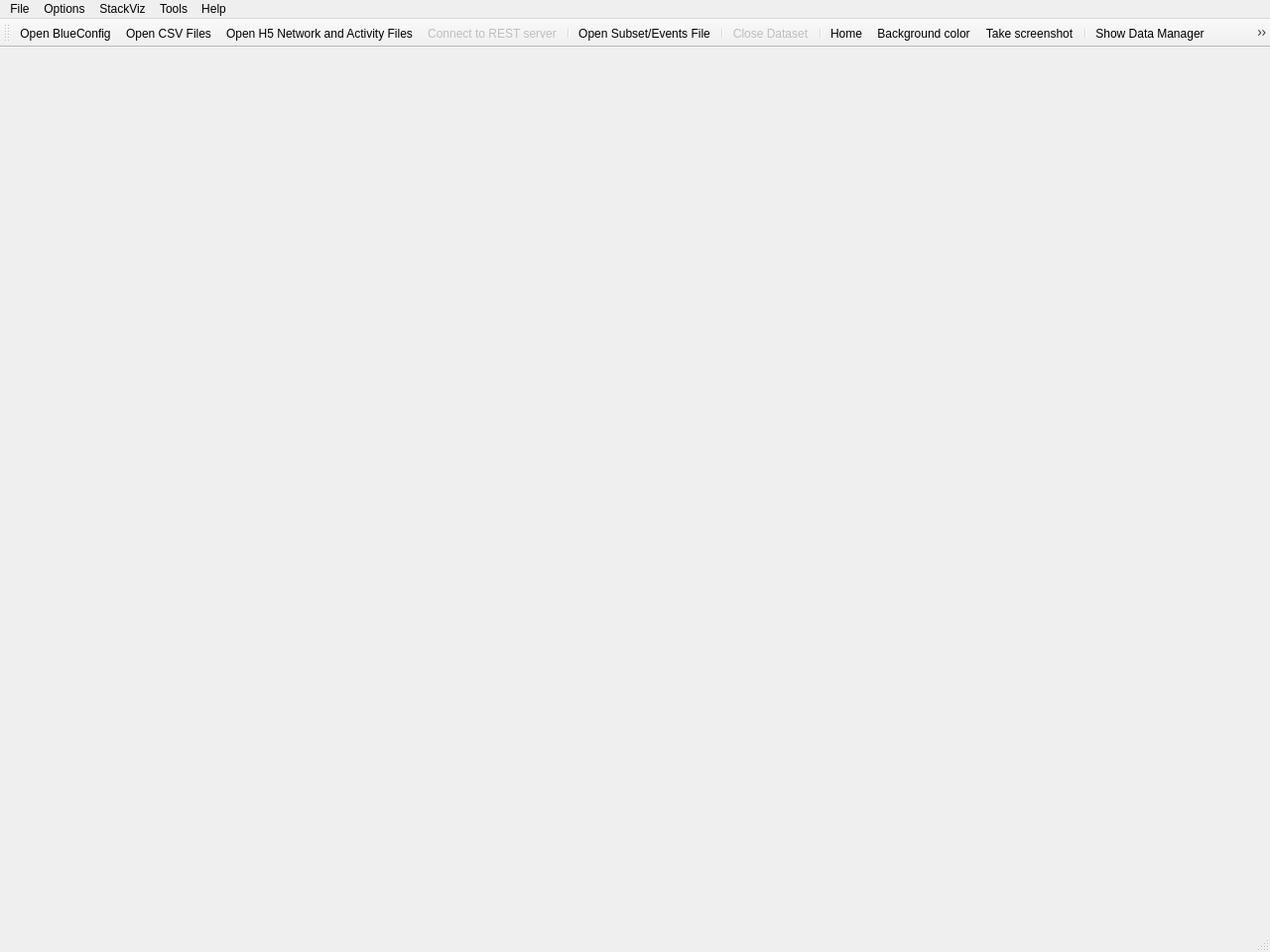
<?xml version="1.0" encoding="UTF-8"?>
<ui version="4.0">
 <class>MainWindow</class>
 <widget class="QMainWindow" name="MainWindow">
  <property name="geometry">
   <rect>
    <x>0</x>
    <y>0</y>
    <width>1280</width>
    <height>960</height>
   </rect>
  </property>
  <property name="windowTitle">
   <string>MainWindow</string>
  </property>
  <property name="windowIcon">
   <iconset resource="resources.qrc">
    <normaloff>:/visimpl.png</normaloff>:/visimpl.png</iconset>
  </property>
  <widget class="QWidget" name="centralwidget"/>
  <widget class="QMenuBar" name="menubar">
   <property name="geometry">
    <rect>
     <x>0</x>
     <y>0</y>
     <width>1280</width>
     <height>22</height>
    </rect>
   </property>
   <widget class="QMenu" name="menuFile">
    <property name="title">
     <string>File</string>
    </property>
    <addaction name="actionOpenBlueConfig"/>
    <addaction name="actionOpenCSVFiles"/>
    <addaction name="actionOpenH5Files"/>
    <addaction name="actionConnectREST"/>
    <addaction name="separator"/>
    <addaction name="actionOpenSubsetEventsFile"/>
    <addaction name="separator"/>
    <addaction name="actionLoad_camera_positions"/>
    <addaction name="actionSave_camera_positions"/>
    <addaction name="separator"/>
    <addaction name="actionCloseData"/>
    <addaction name="separator"/>
    <addaction name="actionQuit"/>
   </widget>
   <widget class="QMenu" name="menuHelp">
    <property name="title">
     <string>Help</string>
    </property>
    <addaction name="actionAbout"/>
   </widget>
   <widget class="QMenu" name="menuOptions">
    <property name="title">
     <string>Options</string>
    </property>
    <addaction name="actionHome"/>
    <addaction name="actionAdd_camera_position"/>
    <addaction name="actionRemove_camera_position"/>
    <addaction name="actionCamera_Positions"/>
    <addaction name="actionBackgroundColor"/>
    <addaction name="separator"/>
    <addaction name="actionTogglePlaybackDock"/>
    <addaction name="actionToggleSimConfigDock"/>
    <addaction name="actionToggleStackVizDock"/>
    <addaction name="separator"/>
    <addaction name="actionShowInactive"/>
    <addaction name="action_fullscreen"/>
    <addaction name="actionShowCurrentTime"/>
    <addaction name="actionShowEventsActivity"/>
    <addaction name="actionAddZeroEQhistograms"/>
    <addaction name="separator"/>
    <addaction name="actionUpdateOnIdle"/>
    <addaction name="actionShowFPSOnIdleUpdate"/>
    <addaction name="separator"/>
    <addaction name="actionConfigureREST"/>
   </widget>
   <widget class="QMenu" name="stackVizOptions">
    <property name="title">
     <string>StackViz</string>
    </property>
    <addaction name="actionStackVizAutoNamingSelections"/>
    <addaction name="actionStackVizFillPlots"/>
    <addaction name="actionStackVizShowDataManager"/>
    <addaction name="actionStackVizFocusOnPlayhead"/>
    <addaction name="actionStackVizFollowPlayHead"/>
    <addaction name="actionStackVizShowPanels"/>
   </widget>
   <widget class="QMenu" name="menuTools">
    <property name="title">
     <string>Tools</string>
    </property>
    <addaction name="actionAdvancedRecorderOptions"/>
    <addaction name="separator"/>
    <addaction name="actionTake_screenshot"/>
   </widget>
   <addaction name="menuFile"/>
   <addaction name="menuOptions"/>
   <addaction name="stackVizOptions"/>
   <addaction name="menuTools"/>
   <addaction name="menuHelp"/>
  </widget>
  <widget class="QStatusBar" name="statusbar"/>
  <widget class="QToolBar" name="toolBar">
   <property name="enabled">
    <bool>true</bool>
   </property>
   <property name="windowTitle">
    <string>toolBar</string>
   </property>
   <property name="toolTip">
    <string>Starts/Stop the recorder.</string>
   </property>
   <attribute name="toolBarArea">
    <enum>TopToolBarArea</enum>
   </attribute>
   <attribute name="toolBarBreak">
    <bool>false</bool>
   </attribute>
   <addaction name="actionOpenBlueConfig"/>
   <addaction name="actionOpenCSVFiles"/>
   <addaction name="actionOpenH5Files"/>
   <addaction name="actionConnectREST"/>
   <addaction name="separator"/>
   <addaction name="actionOpenSubsetEventsFile"/>
   <addaction name="separator"/>
   <addaction name="actionCloseData"/>
   <addaction name="separator"/>
   <addaction name="actionHome"/>
   <addaction name="actionBackgroundColor"/>
   <addaction name="actionTake_screenshot"/>
   <addaction name="separator"/>
   <addaction name="actionStackVizShowDataManager"/>
   <addaction name="actionStackVizFillPlots"/>
   <addaction name="actionStackVizShowPanels"/>
   <addaction name="separator"/>
   <addaction name="actionStackVizFocusOnPlayhead"/>
   <addaction name="actionStackVizFollowPlayHead"/>
   <addaction name="separator"/>
   <addaction name="actionToggleStackVizDock"/>
   <addaction name="actionTogglePlaybackDock"/>
   <addaction name="actionToggleSimConfigDock"/>
   <addaction name="separator"/>
   <addaction name="actionShowInactive"/>
  </widget>
  <action name="actionQuit">
   <property name="text">
    <string>Quit</string>
   </property>
   <property name="shortcut">
    <string>Ctrl+Q</string>
   </property>
  </action>
  <action name="actionAbout">
   <property name="text">
    <string>About ...</string>
   </property>
  </action>
  <action name="actionUpdateOnIdle">
   <property name="checkable">
    <bool>true</bool>
   </property>
   <property name="checked">
    <bool>true</bool>
   </property>
   <property name="text">
    <string>Update on idle</string>
   </property>
   <property name="shortcut">
    <string>Ctrl+I</string>
   </property>
  </action>
  <action name="actionBackgroundColor">
   <property name="icon">
    <iconset resource="resources.qrc">
     <normaloff>:/icons/colorpicker.svg</normaloff>:/icons/colorpicker.svg</iconset>
   </property>
   <property name="text">
    <string>Background color...</string>
   </property>
   <property name="shortcut">
    <string>Ctrl+B</string>
   </property>
  </action>
  <action name="actionOpenBlueConfig">
   <property name="icon">
    <iconset resource="resources.qrc">
     <normaloff>:/icons/folder-bc.svg</normaloff>:/icons/folder-bc.svg</iconset>
   </property>
   <property name="text">
    <string>Open BlueConfig...</string>
   </property>
   <property name="toolTip">
    <string>Open BlueConfig</string>
   </property>
   <property name="shortcut">
    <string>Ctrl+Shift+B</string>
   </property>
  </action>
  <action name="actionCloseData">
   <property name="enabled">
    <bool>false</bool>
   </property>
   <property name="icon">
    <iconset resource="resources.qrc">
     <normaloff>:/icons/close.svg</normaloff>:/icons/close.svg</iconset>
   </property>
   <property name="text">
    <string>Close Dataset</string>
   </property>
   <property name="toolTip">
    <string>Close Data</string>
   </property>
   <property name="shortcut">
    <string>Ctrl+Shift+C</string>
   </property>
   <property name="visible">
    <bool>true</bool>
   </property>
   <property name="iconVisibleInMenu">
    <bool>true</bool>
   </property>
  </action>
  <action name="actionShowFPSOnIdleUpdate">
   <property name="checkable">
    <bool>true</bool>
   </property>
   <property name="text">
    <string>Show FPS on idle update</string>
   </property>
   <property name="toolTip">
    <string>Show FPS on idle update</string>
   </property>
   <property name="shortcut">
    <string>Ctrl+S</string>
   </property>
  </action>
  <action name="actionAdvancedRecorderOptions">
   <property name="checkable">
    <bool>true</bool>
   </property>
   <property name="text">
    <string>Advanced recorder options</string>
   </property>
   <property name="toolTip">
    <string>Enable advanced recorder options</string>
   </property>
  </action>
  <action name="actionToggleSimConfigDock">
   <property name="checkable">
    <bool>true</bool>
   </property>
   <property name="icon">
    <iconset resource="resources.qrc">
     <normaloff>:/icons/query.svg</normaloff>:/icons/query.svg</iconset>
   </property>
   <property name="text">
    <string>Toggle Simulation Config Dock</string>
   </property>
   <property name="toolTip">
    <string>Show/Hide simulation configuration dock</string>
   </property>
   <property name="shortcut">
    <string>Ctrl+T</string>
   </property>
  </action>
  <action name="actionToggleStackVizDock">
   <property name="checkable">
    <bool>true</bool>
   </property>
   <property name="icon">
    <iconset resource="resources.qrc">
     <normaloff>:/icons/stackviz.svg</normaloff>:/icons/stackviz.svg</iconset>
   </property>
   <property name="text">
    <string>Toggle StackViz Dock</string>
   </property>
   <property name="toolTip">
    <string>Show/Hide StackViz dock</string>
   </property>
   <property name="shortcut">
    <string>Ctrl+Y</string>
   </property>
  </action>
  <action name="actionHome">
   <property name="icon">
    <iconset resource="resources.qrc">
     <normaloff>:/icons/home.svg</normaloff>:/icons/home.svg</iconset>
   </property>
   <property name="text">
    <string>Home</string>
   </property>
  </action>
  <action name="actionTogglePlaybackDock">
   <property name="checkable">
    <bool>true</bool>
   </property>
   <property name="icon">
    <iconset resource="resources.qrc">
     <normaloff>:/icons/play.svg</normaloff>
     <normalon>:/icons/play.svg</normalon>:/icons/play.svg</iconset>
   </property>
   <property name="text">
    <string>Toggle Playback Dock</string>
   </property>
   <property name="toolTip">
    <string>Show/Hide playback dock</string>
   </property>
   <property name="shortcut">
    <string>Ctrl+P</string>
   </property>
  </action>
  <action name="actionShowSelection">
   <property name="checkable">
    <bool>true</bool>
   </property>
   <property name="text">
    <string>Selection view</string>
   </property>
   <property name="toolTip">
    <string>Enable selection view</string>
   </property>
   <property name="shortcut">
    <string>Ctrl+Shift+S</string>
   </property>
  </action>
  <action name="actionShowEventsActivity">
   <property name="checkable">
    <bool>true</bool>
   </property>
   <property name="text">
    <string>Show events activity</string>
   </property>
   <property name="toolTip">
    <string>Show/Hide events activity</string>
   </property>
  </action>
  <action name="actionactionShowGroups">
   <property name="checkable">
    <bool>true</bool>
   </property>
   <property name="text">
    <string>Groups view</string>
   </property>
   <property name="toolTip">
    <string>Enable groups view</string>
   </property>
  </action>
  <action name="actionShowAttributeMapping">
   <property name="checkable">
    <bool>true</bool>
   </property>
   <property name="text">
    <string>Attribute mapping view</string>
   </property>
   <property name="toolTip">
    <string>Enable attribute mapping view</string>
   </property>
  </action>
  <action name="actionShowInactive">
   <property name="checkable">
    <bool>true</bool>
   </property>
   <property name="checked">
    <bool>true</bool>
   </property>
   <property name="enabled">
    <bool>false</bool>
   </property>
   <property name="icon">
    <iconset resource="resources.qrc">
     <normaloff>:/icons/hide.svg</normaloff>
     <normalon>:/icons/show.svg</normalon>:/icons/hide.svg</iconset>
   </property>
   <property name="text">
    <string>Show inactive</string>
   </property>
   <property name="toolTip">
    <string>Show inactive elements</string>
   </property>
   <property name="visible">
    <bool>false</bool>
   </property>
  </action>
  <action name="actionShowCurrentTime">
   <property name="checkable">
    <bool>true</bool>
   </property>
   <property name="checked">
    <bool>true</bool>
   </property>
   <property name="text">
    <string>Show Current Simulation Time</string>
   </property>
   <property name="toolTip">
    <string>Show the current simulation time value</string>
   </property>
   <property name="shortcut">
    <string>Ctrl+T</string>
   </property>
  </action>
  <action name="actionOpenCSVFiles">
   <property name="icon">
    <iconset resource="resources.qrc">
     <normaloff>:/icons/folder-csv.svg</normaloff>:/icons/folder-csv.svg</iconset>
   </property>
   <property name="text">
    <string>Open CSV Files...</string>
   </property>
   <property name="toolTip">
    <string>Open CSV files for network description and activity</string>
   </property>
  </action>
  <action name="actionOpenSubsetEventsFile">
   <property name="icon">
    <iconset resource="resources.qrc">
     <normaloff>:/icons/folder-doc.svg</normaloff>:/icons/folder-doc.svg</iconset>
   </property>
   <property name="text">
    <string>Open Subset/Events File...</string>
   </property>
   <property name="toolTip">
    <string>Open Subset/Events File</string>
   </property>
  </action>
  <action name="actionOpenH5Files">
   <property name="icon">
    <iconset resource="resources.qrc">
     <normaloff>:/icons/folder-h5.svg</normaloff>:/icons/folder-h5.svg</iconset>
   </property>
   <property name="text">
    <string>Open H5 Network and Activity Files...</string>
   </property>
   <property name="toolTip">
    <string>Open H5 Network and Activity files...</string>
   </property>
   <property name="shortcut">
    <string>Ctrl+Shift+H</string>
   </property>
  </action>
  <action name="actionAddZeroEQhistograms">
   <property name="checkable">
    <bool>true</bool>
   </property>
   <property name="text">
    <string>Add ZeroEQ selections as visual groups</string>
   </property>
  </action>
  <action name="actionStackVizAutoNamingSelections">
   <property name="checkable">
    <bool>true</bool>
   </property>
   <property name="text">
    <string>Auto Naming Selections</string>
   </property>
   <property name="shortcut">
    <string>Ctrl+A</string>
   </property>
  </action>
  <action name="actionStackVizFillPlots">
   <property name="checkable">
    <bool>true</bool>
   </property>
   <property name="checked">
    <bool>true</bool>
   </property>
   <property name="icon">
    <iconset resource="resources.qrc">
     <normaloff>:/icons/fill.svg</normaloff>:/icons/fill.svg</iconset>
   </property>
   <property name="text">
    <string>Fill Plots</string>
   </property>
   <property name="toolTip">
    <string>Toggle line/fill plots</string>
   </property>
  </action>
  <action name="actionStackVizShowDataManager">
   <property name="icon">
    <iconset resource="resources.qrc">
     <normaloff>:/icons/generic-info.svg</normaloff>:/icons/generic-info.svg</iconset>
   </property>
   <property name="text">
    <string>Show Data Manager</string>
   </property>
  </action>
  <action name="actionStackVizFocusOnPlayhead">
   <property name="icon">
    <iconset resource="resources.qrc">
     <normaloff>:/icons/focus.svg</normaloff>:/icons/focus.svg</iconset>
   </property>
   <property name="text">
    <string>Focus on playhead</string>
   </property>
   <property name="toolTip">
    <string>Focus on playhead</string>
   </property>
  </action>
  <action name="actionStackVizFollowPlayHead">
   <property name="checkable">
    <bool>true</bool>
   </property>
   <property name="icon">
    <iconset resource="resources.qrc">
     <normaloff>:/icons/autofocus.svg</normaloff>:/icons/autofocus.svg</iconset>
   </property>
   <property name="text">
    <string>Follow playhead</string>
   </property>
   <property name="toolTip">
    <string>Follow playhead</string>
   </property>
  </action>
  <action name="actionStackVizShowPanels">
   <property name="checkable">
    <bool>true</bool>
   </property>
   <property name="checked">
    <bool>true</bool>
   </property>
   <property name="icon">
    <iconset resource="resources.qrc">
     <normaloff>:/icons/toolconfig.svg</normaloff>:/icons/toolconfig.svg</iconset>
   </property>
   <property name="text">
    <string>Show StackViz Panels</string>
   </property>
   <property name="toolTip">
    <string>Shows/Hides the StackViz configuration panels.</string>
   </property>
  </action>
  <action name="actionCamera_Positions">
   <property name="enabled">
    <bool>false</bool>
   </property>
   <property name="icon">
    <iconset resource="resources.qrc">
     <normaloff>:/icons/eye.svg</normaloff>:/icons/eye.svg</iconset>
   </property>
   <property name="text">
    <string>Camera positions</string>
   </property>
   <property name="toolTip">
    <string>Camera positions list.</string>
   </property>
  </action>
  <action name="actionLoad_camera_positions">
   <property name="text">
    <string>Load camera positions...</string>
   </property>
   <property name="toolTip">
    <string>Load camera positions from a file on disk.</string>
   </property>
  </action>
  <action name="actionSave_camera_positions">
   <property name="enabled">
    <bool>false</bool>
   </property>
   <property name="text">
    <string>Save camera positions...</string>
   </property>
   <property name="toolTip">
    <string>Save camera positions to a file on disk.</string>
   </property>
  </action>
  <action name="actionAdd_camera_position">
   <property name="text">
    <string>Add camera position...</string>
   </property>
   <property name="toolTip">
    <string>Add camera position</string>
   </property>
  </action>
  <action name="actionRemove_camera_position">
   <property name="enabled">
    <bool>false</bool>
   </property>
   <property name="text">
    <string>Remove camera position...</string>
   </property>
  </action>
  <action name="actionConnectREST">
   <property name="enabled">
    <bool>false</bool>
   </property>
   <property name="icon">
    <iconset resource="resources.qrc">
     <normaloff>:/icons/folder-rest.svg</normaloff>:/icons/folder-rest.svg</iconset>
   </property>
   <property name="text">
    <string>Connect to REST server...</string>
   </property>
   <property name="toolTip">
    <string>Connects to a REST API server...</string>
   </property>
  </action>
  <action name="actionConfigureREST">
   <property name="enabled">
    <bool>false</bool>
   </property>
   <property name="text">
    <string>Configure REST connection...</string>
   </property>
   <property name="toolTip">
    <string>Configures REST connection options.</string>
   </property>
  </action>
  <action name="actionTake_screenshot">
   <property name="icon">
    <iconset resource="resources.qrc">
     <normaloff>:/icons/screenshot.svg</normaloff>:/icons/screenshot.svg</iconset>
   </property>
   <property name="text">
    <string>Take screenshot...</string>
   </property>
   <property name="toolTip">
    <string>Takes a screenshot of the 3D view.</string>
   </property>
  </action>
  <action name="action_fullscreen">
   <property name="checkable">
    <bool>true</bool>
   </property>
   <property name="text">
    <string>Show fullscreen</string>
   </property>
   <property name="toolTip">
    <string>Sets the application in fullscreen mode.</string>
   </property>
   <property name="shortcut">
    <string>Ctrl+F</string>
   </property>
  </action>
 </widget>
 <resources>
  <include location="resources.qrc"/>
 </resources>
 <connections/>
</ui>
